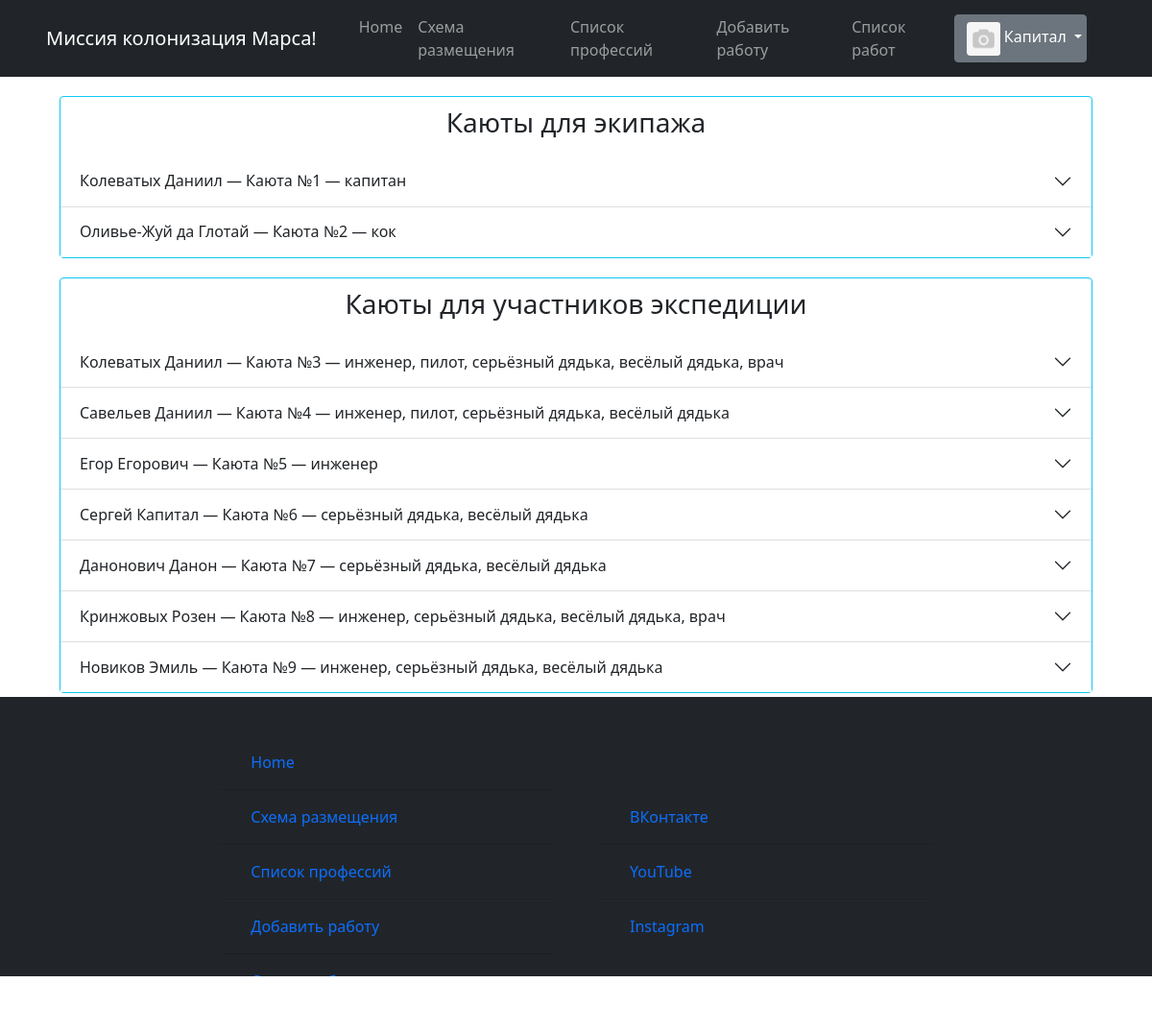
Page /distribution/ (signed in) on the committed database.
### static/data/users.py (models this page shows, shortened)
class User(SqlAlchemyBase, UserMixin):
    __tablename__ = 'users'
    id = sqlalchemy.Column(sqlalchemy.Integer,
                           primary_key=True, autoincrement=True)
    surname = sqlalchemy.Column(sqlalchemy.String, nullable=True)
    name = sqlalchemy.Column(sqlalchemy.String, nullable=True)
    sex = sqlalchemy.Column(sqlalchemy.String, nullable=True)
    email = sqlalchemy.Column(sqlalchemy.String,
                              index=True, unique=True, nullable=True)
    hashed_password = sqlalchemy.Column(sqlalchemy.String, nullable=True)
    studying = sqlalchemy.Column(sqlalchemy.String, nullable=True)
    professions = sqlalchemy.Column(sqlalchemy.String, nullable=True)
    about = sqlalchemy.Column(sqlalchemy.String, nullable=True)
    created_date = sqlalchemy.Column(sqlalchemy.String, nullable=True)
    image_link = sqlalchemy.Column(sqlalchemy.String, nullable=True)
    disk_path = sqlalchemy.Column(sqlalchemy.String, nullable=True)

### static/data/crew.py (models this page shows, shortened)
class Crew(SqlAlchemyBase, UserMixin):
    __tablename__ = 'crew'
    id = sqlalchemy.Column(sqlalchemy.Integer,
                           primary_key=True, autoincrement=True)
    uniq_crew_id = sqlalchemy.Column(sqlalchemy.Integer, nullable=True)
    post = sqlalchemy.Column(sqlalchemy.String, nullable=True)
    surname = sqlalchemy.Column(sqlalchemy.String, nullable=True)
    name = sqlalchemy.Column(sqlalchemy.String, nullable=True)
    email = sqlalchemy.Column(sqlalchemy.String,
                              index=True, unique=True, nullable=True)
    sex = sqlalchemy.Column(sqlalchemy.String, nullable=True)
    hashed_password = sqlalchemy.Column(sqlalchemy.String, nullable=True)
    studying = sqlalchemy.Column(sqlalchemy.String, nullable=True)
    professions = sqlalchemy.Column(sqlalchemy.String, nullable=True)
    about = sqlalchemy.Column(sqlalchemy.String, nullable=True)
    created_date = sqlalchemy.Column(sqlalchemy.String, nullable=True)

### runner.py (the view)
@app.route('/distribution/', methods=['POST', 'GET'])
def distribution():
    db_sess = db_session.create_session()
    data_members = [[user.surname, user.name, user.sex, user.email, user.studying, user.professions, user.about,
                     user.created_date] for user in db_sess.query(User).all()]
    db_sess = db_session.create_session()
    data_crew = [[user.surname, user.name, user.post, user.email, user.studying, user.professions, user.about,
                  user.created_date] for user in db_sess.query(Crew).all()]
    return render_template("html/distribution.html",
                           title='Список профессий',
                           image=image,
                           menu_bar_title='Миссия колонизация Марса!',
                           rooms=[data_crew, data_members],
                           shift=len(data_crew))

### runner.py (called while the page is built)
@login_manager.user_loader
def load_user(user_id):
    db_sess = db_session.create_session()
    return db_sess.query(User).get(user_id)

### static/data/db_session.py (called while the page is built)
def create_session() -> Session:
    global __factory
    return __factory()

### templates/html/distribution.html (shortened to what this page needs)
{% extends "html/base.html" %}
{% block content %}
    <div class="startpage">
        <div class="card border-info distribution">
            <div class="card-body-title distribution-title">
                <h3>Каюты для экипажа</h3>
            </div>
            <div class="accordion accordion-flush" id="accordionFlushExample">
                {% for room in rooms[0] %}
                <div class="accordion-item">
                    <h2 class="accordion-header" id="{{ loop.index }}">
                        <button class="accordion-button collapsed" type="button" data-bs-toggle="collapse" data-bs-target="#flush-{{ loop.index }}" aria-expanded="false" aria-controls="flush-collapseOne">
                            {{ room[0] }} {{ room[1] }} — Каюта №{{ loop.index }} — {{ room[2].lower() }}
                        </button>
                    </h2>
                </div>
                {% endfor %}
            </div>
        </div>
        <div class="card border-info distribution">
            <div class="card-body-title distribution-title">
                <h3>Каюты для участников экспедиции</h3>
            </div>
            <div class="accordion accordion-flush" id="accordionFlushExample">
                {% for room in rooms[1] %}
                    <div class="accordion-item">
                        <h2 class="accordion-header" id="{{ loop.index }}-members">
                            <button class="accordion-button collapsed" type="button" data-bs-toggle="collapse" data-bs-target="#flush-{{ loop.index }}-members" aria-expanded="false" aria-controls="flush-collapseOne">
                                {{ room[0] }} {{ room[1] }} — Каюта №{{ loop.index + shift }} — {{ room[5].lower() }}
                            </button>
                        </h2>
                    </div>
                {% endfor %}
            </div>
        </div>
    </div>
{% endblock %}

### templates/html/base.html (shortened to what this page needs)
<!doctype html>
<html lang="en">
<head>
    <link rel="stylesheet"
          href="https://stackpath.bootstrapcdn.com/bootstrap/4.4.1/css/bootstrap.min.css"
>
    <link rel="stylesheet" href="../../static/css/professions.css">
    <link rel="stylesheet" href="../../static/css/index.css">
    <link rel="stylesheet" href="../../static/css/bar.css">
    <link rel="stylesheet" href="../../static/bootstrap-5.1.3-dist/css/bootstrap.css">
    <link rel="stylesheet" href="../../static/bootstrap-5.1.3-dist/css/bootstrap-grid.css">
    <link rel="stylesheet" href="../../static/bootstrap-5.1.3-dist/css/bootstrap-reboot.css">
    <link rel="stylesheet" href="../../static/bootstrap-5.1.3-dist/css/bootstrap-utilities.css">
    <link rel="stylesheet" href="../../static/css/professions.css">
    <link rel="stylesheet" href="../../static/css/index.css">
    <link rel="stylesheet" href="../../static/css/bar.css">
</head>
<body>
<div class="wrapper">
    <header>
    <nav class="navbar navbar-expand-lg navbar-dark bg-dark text-white">
        <div class="container-fluid">
            <a class="navbar-brand" href="/homepage">{{ menu_bar_title }}</a>
            <div class="collapse navbar-collapse" id="navbarSupportedContent">
                <ul class="navbar-nav me-auto mb-2 mb-lg-0">
                    <li class="nav-item">
                        <a class="nav-link" aria-current="page" href="/homepage">Home</a>
                    </li>
                    <li class="nav-item">
                        <a class="nav-link" href="/distribution">Схема размещения</a>
                    </li>
                    <li class="nav-item">
                        <a class="nav-link" href="/list_prof/ul">Список профессий</a>
                    </li>
                    <li class="nav-item">
                        <a class="nav-link" href="/create_job">Добавить работу</a>
                    </li>
                    <li class="nav-item">
                        <a class="nav-link" href="/job_list">Список работ</a>
                    </li>
                </ul>
                {% if current_user.is_authenticated %}
                    <div class="dropdown-navbar user-navbar">
                        <div class="btn-group">
                            <button type="button" class="btn btn-secondary dropdown-toggle" data-bs-toggle="dropdown"
                                    href="#" role="button" aria-expanded="false" id="user">
                                <span>
                                    {% if image %}
                                        <img src="{{ url_for('static', filename=image) }}"
                                             class="img-fluid rounded-start profile-card-img miniature-pic"
                                             alt="">
                                    {% else %}
                                        <img src="{{ url_for('static', filename='/images/avatars/no_avatar.png') }}"
                                             class="img-fluid rounded-start profile-card-img miniature-pic"
                                             alt="">
                                    {% endif %}
                                </span>
                                {{ current_user.name }}
                            </button>
                        </div>
                    </div>
                {% else %}
                    <form class="d-flex">
                        <a class="nav-brand" href="/login"><button class="btn btn-outline-success me-2" type="button">Войти</button></a>
                        <a class="nav-brand" href="/register"><button class="btn btn-outline-success me-2" type="button">Зарегистрироваться</button></a>
                    </form>
                {% endif %}
            </div>
        </div>
    </nav>
</header>
<main role="main" class="container">
    {% block content %}{% endblock %}
</main>
<footer class="navbar navbar-dark bg-dark navbar-footer row g-3" id="footer">
    <div class="card bg-dark col-md-4 footer-column">
        <div class="card-body">
            <form class="form-footer" method="post" novalidate>
                <ul class="list-group list-group-flush bg-dark">
                    <li class="list-group-item bg-dark">
                        <a class="nav-link" aria-current="page" href="/homepage">Home</a>
                    </li>
                    <li class="list-group-item bg-dark">
                        <a class="nav-link" href="/distribution">Схема размещения</a>
                    </li>
                    <li class="list-group-item bg-dark">
                        <a class="nav-link" href="/list_prof/ul">Список профессий</a>
                    </li>
                    <li class="list-group-item bg-dark">
                        <a class="nav-link" href="/create_job">Добавить работу</a>
                    </li>
                    <li class="list-group-item bg-dark">
                        <a class="nav-link" href="/job_list">Список работ</a>
                    </li>
                </ul>
            </form>
        </div>
    </div>
    <div class="card bg-dark col-md-4 footer-column">
        <div class="card-body">
            <form class="form-footer" method="post" novalidate>
                <ul class="list-group list-group-flush bg-dark">
                    <li class="list-group-item bg-dark">
                        <a class="nav-link" aria-current="page" href="https://m.vk.com/daniilkolevatykh"
                           target="_blank">ВКонтакте</a>
                    </li>
                    <li class="list-group-item bg-dark">
                        <a class="nav-link" href="https://www.youtube.com/channel/UCYcTAs_MR2JaN-LxTlDMQxA"
                           target="_blank">YouTube</a>
                    </li>
                    <li class="list-group-item bg-dark">
                        <a class="nav-link" href="https://www.instagram.com/daniil_kolevatykh/"
                           target="_blank">Instagram</a>
                    </li>
                </ul>
            </form>
        </div>
    </div>
</footer>
</div>
</body>
</html>

### static/css/index.css (style rules this page uses)
.dropdown-navbar { padding-right: 40px; }
.distribution { margin: 20px; }
.distribution-title { text-align: center; margin: 10px; }
* { margin: 0; padding: 0; }
html, body { height: 100%; }
.wrapper { height: 100%; display: flex; flex-direction: column; }
main { flex: 1 1 auto; }
.footer-column { border: none; vertical-align: top; }
.profile-card-img { margin-top: 10px; border: 2px solid #86b7fe; border-radius: 3px; }
.miniature-pic { margin-top: 1px; border: none; image-rendering: auto; width: 35px; height: 35px; object-fit: cover; }

### static/css/bar.css (style rules this page uses)
.navbar-brand { alignment: center; padding-left: 20px; padding-right: 20px; }

### rows in the picture
User: name "Капитал", surname "Сергей", professions "серьёзный дядька, весёлый дядька"
Crew: surname "Колеватых", name "Даниил", post "капитан"
Crew: surname "Оливье-Жуй", name "да Глотай", post "кок"
User: surname "Колеватых", name "Даниил", professions "инженер, пилот, серьёзный дядька, весёлый дядька, врач"
User: surname "Савельев", name "Даниил", professions "инженер, пилот, серьёзный дядька, весёлый дядька"
User: surname "Егор", name "Егорович", professions "инженер"
User: surname "Данонович", name "Данон", professions "серьёзный дядька, весёлый дядька"
User: surname "Кринжовых", name "Розен", professions "инженер, серьёзный дядька, весёлый дядька, врач"
User: surname "Новиков", name "Эмиль", professions "инженер, серьёзный дядька, весёлый дядька"

### other values in the picture
{{ menu_bar_title }} "Миссия колонизация Марса!"
